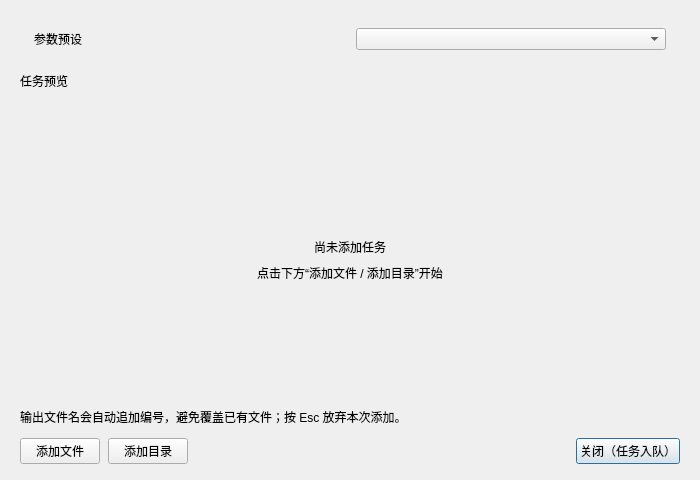
<?xml version="1.0" encoding="UTF-8"?>
<ui version="4.0">
 <class>AddTasksDialog</class>
 <widget class="QDialog" name="AddTasksDialog">
  <property name="geometry"><rect><x>0</x><y>0</y><width>700</width><height>480</height></rect></property>
  <property name="windowTitle"><string>批量添加转码任务</string></property>
  <property name="minimumSize"><size><width>700</width><height>480</height></size></property>
  <layout class="QVBoxLayout" name="rootLayout">
   <property name="leftMargin"><number>20</number></property>
   <property name="topMargin"><number>18</number></property>
   <property name="rightMargin"><number>20</number></property>
   <property name="bottomMargin"><number>16</number></property>
   <property name="spacing"><number>12</number></property>
   <item>
    <widget class="QFrame" name="presetCard">
     <layout class="QHBoxLayout" name="presetRow">
      <property name="leftMargin"><number>14</number></property>
      <property name="topMargin"><number>10</number></property>
      <property name="rightMargin"><number>14</number></property>
      <property name="bottomMargin"><number>10</number></property>
      <property name="spacing"><number>12</number></property>
      <item><widget class="QLabel" name="presetTitle"><property name="text"><string>参数预设</string></property></widget></item>
      <item><widget class="QComboBox" name="presetCombo"/></item>
     </layout>
    </widget>
   </item>
   <item><widget class="QLabel" name="previewTitle"><property name="text"><string>任务预览</string></property></widget></item>
   <item>
    <widget class="QStackedWidget" name="previewStack">
     <property name="minimumSize"><size><width>0</width><height>180</height></size></property>
     <widget class="QWidget" name="previewEmptyPage">
      <layout class="QVBoxLayout" name="emptyLayout">
       <property name="leftMargin"><number>24</number></property>
       <property name="topMargin"><number>24</number></property>
       <property name="rightMargin"><number>24</number></property>
       <property name="bottomMargin"><number>24</number></property>
       <property name="spacing"><number>8</number></property>
       <item><spacer name="emptyTopSpacer"><property name="orientation"><enum>Qt::Vertical</enum></property><property name="sizeHint" stdset="0"><size><width>20</width><height>10</height></size></property></spacer></item>
       <item><widget class="QLabel" name="emptyIconLabel"><property name="alignment"><set>Qt::AlignCenter</set></property></widget></item>
       <item><widget class="QLabel" name="emptyTitle"><property name="text"><string>尚未添加任务</string></property><property name="alignment"><set>Qt::AlignCenter</set></property></widget></item>
       <item><widget class="QLabel" name="emptyHint"><property name="text"><string>点击下方“添加文件 / 添加目录”开始</string></property><property name="alignment"><set>Qt::AlignCenter</set></property></widget></item>
       <item><spacer name="emptyBottomSpacer"><property name="orientation"><enum>Qt::Vertical</enum></property><property name="sizeHint" stdset="0"><size><width>20</width><height>10</height></size></property></spacer></item>
      </layout>
     </widget>
     <widget class="QWidget" name="previewListPage">
      <layout class="QVBoxLayout" name="listLayout">
       <property name="leftMargin"><number>0</number></property>
       <property name="topMargin"><number>0</number></property>
       <property name="rightMargin"><number>0</number></property>
       <property name="bottomMargin"><number>0</number></property>
       <item><widget class="QListWidget" name="previewList"><property name="alternatingRowColors"><bool>true</bool></property></widget></item>
      </layout>
     </widget>
    </widget>
   </item>
   <item><widget class="QLabel" name="hintLabel"><property name="text"><string>输出文件名会自动追加编号，避免覆盖已有文件；按 Esc 放弃本次添加。</string></property></widget></item>
   <item>
    <layout class="QHBoxLayout" name="buttonRow">
     <property name="spacing"><number>8</number></property>
     <item><widget class="QPushButton" name="addFilesBtn"><property name="text"><string>添加文件</string></property></widget></item>
     <item><widget class="QPushButton" name="addDirBtn"><property name="text"><string>添加目录</string></property></widget></item>
     <item><spacer name="buttonSpacer"><property name="orientation"><enum>Qt::Horizontal</enum></property><property name="sizeHint" stdset="0"><size><width>40</width><height>20</height></size></property></spacer></item>
     <item><widget class="QPushButton" name="doneBtn"><property name="text"><string>关闭（任务入队）</string></property><property name="default"><bool>true</bool></property></widget></item>
    </layout>
   </item>
  </layout>
 </widget>
 <resources/>
 <connections/>
</ui>
